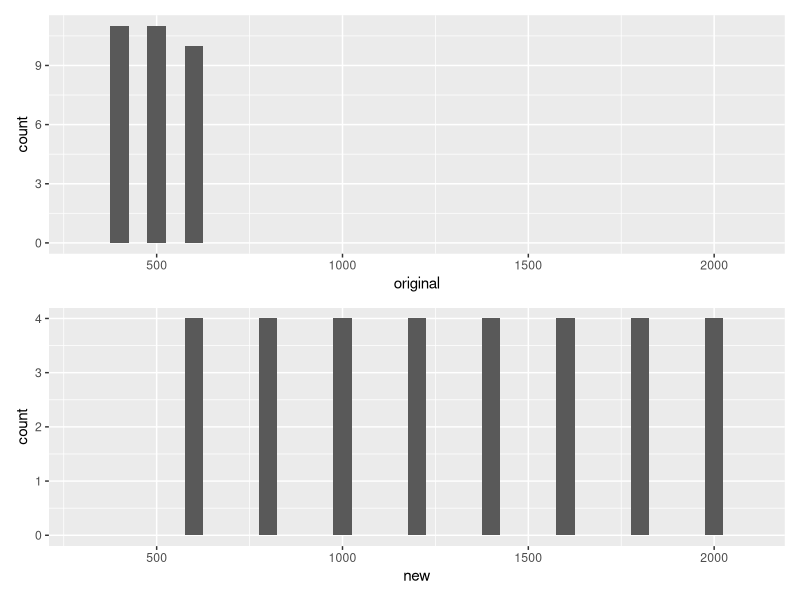

This chart was generated by the following R code:
library(tidyverse)
library(patchwork)

original <- rep_len(seq(from = 400, to = 600, by = 100), length.out = 32)
new <- rep(seq(from = 600, to = 2000, by = 200), length.out = 32)

#upper_lim <- c(rep_len(seq(from = 400, to = 600, by = 100), length.out = 32), # maximum possible value for the data
#               c(400, 400, 600, 600), # first four fillers have maximum possible values which resemble y-axis limits in 'full' graphs
#               c(100, 100, 200, 200), # last four fillers have maximum possible values which resemble y-axis limits in 'truncated' graphs

upper_lims <- tibble(original, new) 

p1 <- upper_lims %>%
  ggplot(aes(x = original)) +
  geom_bar(width = 50) +
  xlim(300, 2100)

p2 <- upper_lims %>%
  ggplot(aes(x = new)) +
  geom_bar(width = 50) +
  xlim(300, 2100)

p1 / p2

